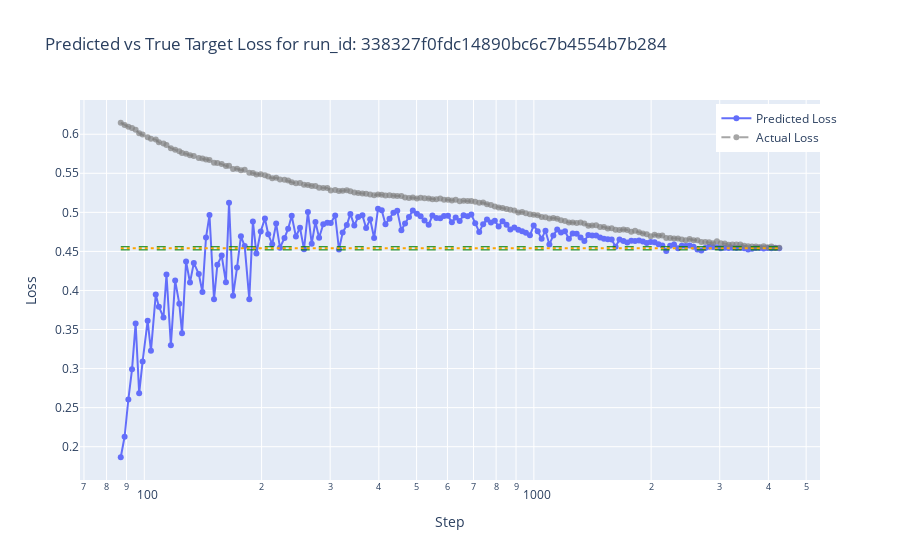

Notebook code for this chart:
### Code cell
plot_predicted_vs_true_loss(df, n_th = 2)

### Figure 1 — Plotly figure (JSON) as saved in the notebook; plotly's stock layout.template omitted (floating-point values rounded to 4 significant figures; data arrays with more than 128 entries replaced by an {"elided": "..."} marker saying what was removed)
{"data": [{"mode": "lines+markers", "name": "Predicted Loss", "type": "scatter", "x": {"elided": "170 int values"}, "y": {"elided": "170 float values"}}, {"line": {"color": "rgba(128,128,128,0.7)", "dash": "dash", "width": 2}, "mode": "lines+markers", "name": "Actual Loss", "type": "scatter", "x": {"elided": "170 int values"}, "y": {"elided": "170 float values"}}], "layout": {"legend": {"x": 0.86, "y": 0.99}, "shapes": [{"line": {"color": "Orange", "dash": "dot", "width": 2}, "name": "Max Target Loss", "type": "line", "x0": 87, "x1": 4300, "y0": 0.454, "y1": 0.454}, {"line": {"color": "RoyalBlue", "dash": "dot", "width": 2}, "name": "Max Target Step", "type": "line", "x0": 4300, "x1": 4300, "y0": 0.454, "y1": 0.454}, {"line": {"color": "Green", "dash": "dash", "width": 1}, "name": "Max Target Loss + margin", "type": "line", "x0": 87, "x1": 4300, "y0": 0.456, "y1": 0.456}, {"line": {"color": "Green", "dash": "dash", "width": 1}, "name": "Max Target Loss - margin", "type": "line", "x0": 87, "x1": 4300, "y0": 0.452, "y1": 0.452}], "title": {"text": "Predicted vs True Target Loss for run_id: 338327f0fdc14890bc6c7b4554b7b284"}, "xaxis": {"title": {"text": "Step"}, "type": "log"}, "yaxis": {"title": {"text": "Loss"}}}}
